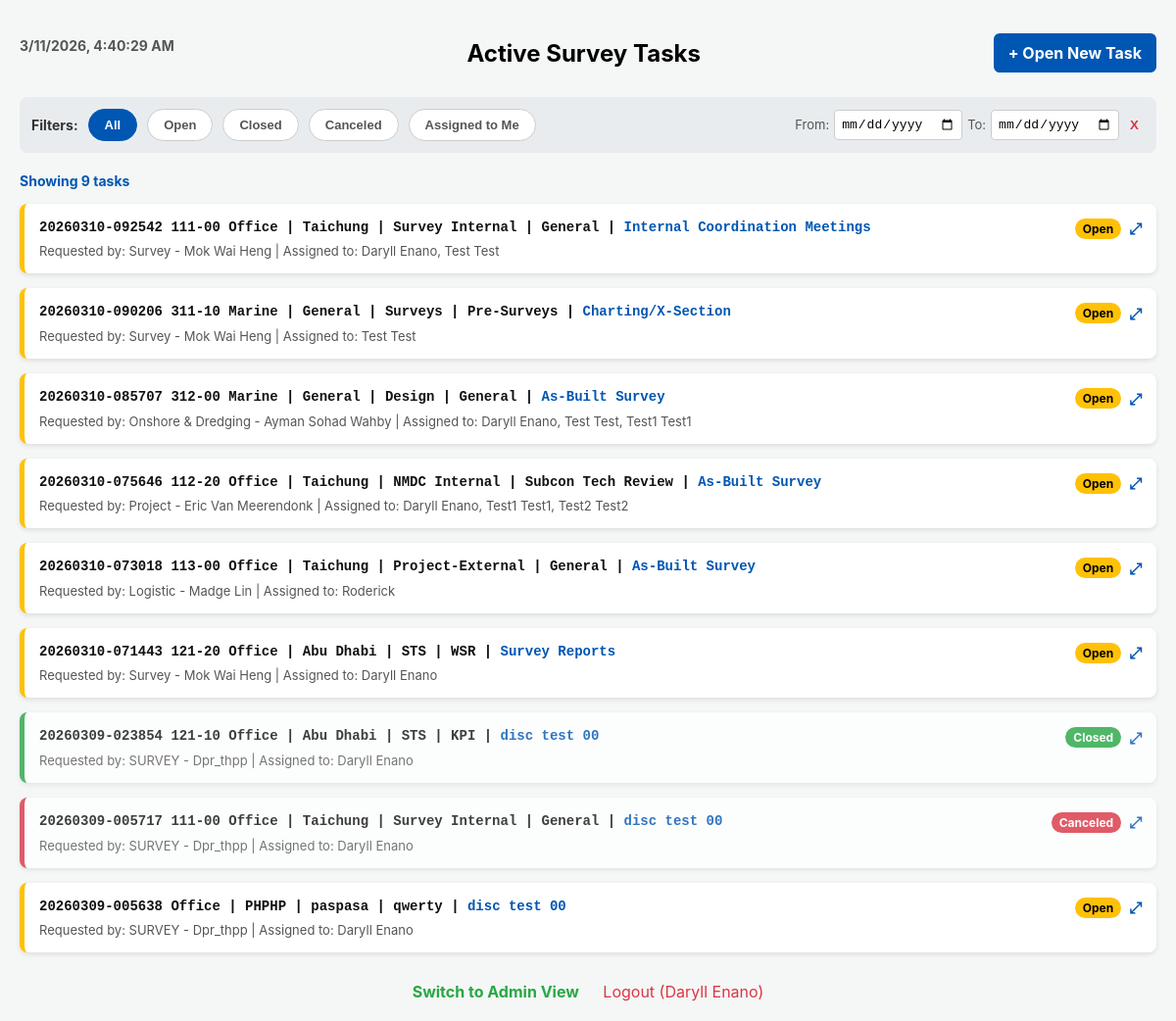
Screenshot of / (signed in) with the database file from the repository.
### app.py (models this page shows)
class SurveyTask(db.Model):
    id = db.Column(db.Integer, primary_key=True)
    surveyor_name = db.Column(db.String(100), nullable=False)
    assigned_to = db.Column(db.String(100), nullable=True)
    requestor = db.Column(db.String(100), nullable=True)
    task_category = db.Column(db.String(100), nullable=True)
    instrument = db.Column(db.String(100), nullable=True)
    action_required = db.Column(db.String(100), nullable=True)
    area = db.Column(db.String(100), nullable=False)
    location = db.Column(db.String(100), nullable=True)
    sub_location = db.Column(db.String(100), nullable=True)
    work_scope = db.Column(db.String(100), nullable=False)
    remarks = db.Column(db.Text, nullable=True)
    deliverable_link = db.Column(db.String(500), nullable=True)
    reference_links = db.Column(db.Text, nullable=True)
    status = db.Column(db.String(20), default="Open")
    start_time = db.Column(db.DateTime, default=datetime.utcnow)
    end_time = db.Column(db.DateTime, nullable=True)

class User(UserMixin, db.Model):
    id = db.Column(db.Integer, primary_key=True)
    email = db.Column(db.String(120), unique=True, nullable=False)
    name = db.Column(db.String(100), nullable=False)
    password_hash = db.Column(db.String(256), nullable=False)

### app.py (the view)
@app.route('/')
@login_required
def dashboard():
    session['dashboard_view'] = 'user'
    all_tasks = SurveyTask.query.order_by(SurveyTask.start_time.desc()).all()
    is_admin = current_user.email in ADMIN_EMAILS
    return render_template('dashboard.html', name=current_user.name, tasks=all_tasks, is_admin=is_admin)

### app.py (called while the page is built)
@login_manager.user_loader
def load_user(user_id):
    return User.query.get(int(user_id))

### templates/dashboard.html (shortened to what this page needs)
<!DOCTYPE html>
<html lang="en">
<head>
</head>
<body>
    <div class="header">
        <div id="liveClock" style="font-size: 14px; color: #555; font-weight: bold; margin-bottom: 15px;">Loading time...</div>
        <h2>Active Survey Tasks</h2>
        <a href="/new_task" class="btn-new">+ Open New Task</a>
    </div>
    <div class="filter-bar">
        <strong style="font-size: 14px; color: #333;">Filters:</strong>
        <button class="btn-filter" id="btnAll" onclick="toggleStatus('All')">All</button>
        <button class="btn-filter" id="btnOpen" onclick="toggleStatus('Open')">Open</button>
        <button class="btn-filter" id="btnClosed" onclick="toggleStatus('Closed')">Closed</button>
        <button class="btn-filter" id="btnCanceled" onclick="toggleStatus('Canceled')">Canceled</button>
        <button class="btn-filter" id="btnMine" onclick="toggleMine()">Assigned to Me</button>
        <div style="margin-left: auto; display: flex; align-items: center; gap: 5px;">
            <span style="font-size: 13px; color: #555;">From:</span>
            <input type="date" id="dateStart" class="date-input" onchange="applyFilters()">
            <span style="font-size: 13px; color: #555;">To:</span>
            <input type="date" id="dateEnd" class="date-input" onchange="applyFilters()">
            <button onclick="clearDates()" style="background: none; border: none; color: #dc3545; cursor: pointer; font-weight: bold;" title="Clear Dates">X</button>
        </div>
    </div>
    <div id="taskCountDisplay" style="font-size: 14px; font-weight: bold; color: #0056b3; margin-bottom: 15px;">Loading task count...</div>
    <div id="taskContainer">
        {% for task in tasks %}
        {% set area_clean = task.area.split('_', 1)[-1].replace('_', ' ') if task.area and '_' in task.area else task.area %}
        {% set loc_clean = task.location.split('_', 1)[-1].replace('_', ' ') if task.location and task.location != 'N/A' and '_' in task.location else (task.location if task.location and task.location != 'N/A' else '') %}
        {% set sub_clean = task.sub_location.split('_', 1)[-1].replace('_', ' ') if task.sub_location and task.sub_location != 'N/A' and '_' in task.sub_location else (task.sub_location if task.sub_location and task.sub_location != 'N/A' else '') %}
        {% set scope_code = task.work_scope.split('_', 1)[0] if task.work_scope and '_' in task.work_scope else '' %}
        {% set scope_text = task.work_scope.split('_', 1)[-1].replace('_', ' ') if task.work_scope and '_' in task.work_scope else task.work_scope %}
        <div class="task-card"
             data-id="{{ task.id }}"
             data-status="{{ task.status }}"
             data-date="{{ task.start_time.strftime('%Y-%m-%d') }}"
             data-assigned="{{ task.assigned_to }}"
             data-mine="{% if name == task.assigned_to or name == task.surveyor_name %}true{% else %}false{% endif %}"
             data-creator="{{ task.surveyor_name }}"
             data-task-str="{{ task.start_time.strftime('%Y%m%d-%H%M%S') if task.start_time else 'UNKNOWN-'~task.id }}"
             data-path="📁 {{ area_clean }} {% if loc_clean %}➔ {{ loc_clean }}{% endif %} {% if sub_clean %}➔ {{ sub_clean }}{% endif %} ➔ {{ scope_text }}"
             data-remarks="{{ task.remarks or '' }}"
             data-links="{{ task.reference_links or '' }}"
             data-deliverable="{{ task.deliverable_link or '' }}"
             data-req="{{ task.requestor or '' }}"
             data-cat="{{ task.task_category or '' }}"
             data-disc="{{ task.action_required or '' }}"
             data-inst="{{ task.instrument or '' }}"
             data-start="{{ task.start_time.strftime('%Y-%m-%d %H:%M') if task.start_time else '' }}"
             data-end="{{ task.end_time.strftime('%Y-%m-%d %H:%M') if task.end_time else 'Pending' }}">
            <div class="task-header" onclick="openTaskModal(this.parentElement)">
                <div style="flex: 1;">
                    <div class="task-line-1">
                        {{ task.start_time.strftime('%Y%m%d-%H%M%S') if task.start_time else 'UNKNOWN-'~task.id }}
                        {% if scope_code %}{{ scope_code }} {% endif %}
                        {{ area_clean }}
                        {% if loc_clean %} | {{ loc_clean }}{% endif %}
                        {% if sub_clean %} | {{ sub_clean }}{% endif %}
                        {% if scope_text %} | {{ scope_text }}{% endif %}
                        {% if task.action_required %} | <span style="color: #0056b3;">{{ task.action_required }}</span>{% endif %}
                    </div>
                    <div class="task-line-2">
                        Requested by: {{ task.requestor }} | Assigned to: {{ task.assigned_to }}
                    </div>
                </div>
                <div style="display: flex; align-items: center; gap: 8px;">
                    <span class="status-badge badge-{{ task.status }}">{{ task.status }}</span>
                    <span style="font-size: 16px; color: #0056b3; font-weight: bold;" title="View Details">⤢</span>
                </div>
            </div>
        </div>
        {% endfor %}
    </div>
    <div style="text-align: center; margin-top: 30px;">
        {% if is_admin %}
        <a href="/admin_dashboard" style="color: #28a745; font-weight: bold; text-decoration: none; margin-right: 20px;">Switch to Admin View</a>
        {% endif %}
        <a href="/logout" style="color: #dc3545; text-decoration: none;">Logout ({{ name }})</a>
    </div>
</body>
</html>

### templates/dashboard.html (style rules this page uses)
body { font-family: -apple-system, BlinkMacSystemFont, Arial, sans-serif; background-color: #f4f7f6; padding: 20px; margin: 0; }
.header { display: flex; justify-content: space-between; align-items: center; margin-bottom: 10px; flex-wrap: wrap; gap: 10px; }
.btn-new { background-color: #0056b3; color: white; padding: 10px 15px; text-decoration: none; border-radius: 6px; font-weight: bold; }
.filter-bar { display: flex; gap: 10px; margin-bottom: 20px; flex-wrap: wrap; background: #e9ecef; padding: 12px; border-radius: 8px; align-items: center; }
.btn-filter { background: white; color: #555; border: 1px solid #ccc; padding: 8px 16px; border-radius: 20px; cursor: pointer; font-size: 13px; font-weight: bold; transition: all 0.2s; }
.btn-filter.active { background: #0056b3; color: white; border-color: #0056b3; }
.date-input { padding: 6px; border: 1px solid #ccc; border-radius: 4px; font-size: 13px; }
.task-card { background: white; padding: 15px; border-radius: 8px; box-shadow: 0 2px 5px rgba(0,0,0,0.1); margin-bottom: 15px; border-left: 5px solid #ffc107; transition: all 0.2s; }
.task-card[data-status="Closed"] { border-left-color: #28a745; opacity: 0.8; }
.task-card[data-status="Canceled"] { border-left-color: #dc3545; opacity: 0.8; }
.task-header { display: flex; justify-content: space-between; align-items: flex-start; gap: 10px; cursor: pointer; }
.task-line-1 { font-family: monospace; font-size: 14px; color: #111; font-weight: bold; margin-bottom: 6px; line-height: 1.4; }
.task-line-2 { font-size: 13px; color: #555; }
.status-badge { font-size: 12px; padding: 3px 8px; border-radius: 12px; color: white; font-weight: bold; white-space: nowrap; }
.badge-Open { background: #ffc107; color: black; }
.badge-Closed { background: #28a745; }
.badge-Canceled { background: #dc3545; }

### rows the page displays
SurveyTask: start_time "20260310-092542", scope_code "111-00", area_clean "Office", loc_clean "Taichung", sub_clean "Survey Internal", scope_text "General", action_required "Internal Coordination Meetings", requestor "Survey - Mok Wai Heng", assigned_to "Daryll Enano, Test Test", status "Open"
SurveyTask: start_time "20260310-090206", scope_code "311-10", area_clean "Marine", loc_clean "General", sub_clean "Surveys", scope_text "Pre-Surveys", action_required "Charting/X-Section", requestor "Survey - Mok Wai Heng", assigned_to "Test Test", status "Open"
SurveyTask: start_time "20260310-085707", scope_code "312-00", area_clean "Marine", loc_clean "General", sub_clean "Design", scope_text "General", action_required "As-Built Survey", requestor "Onshore & Dredging - Ayman Sohad Wahby", assigned_to "Daryll Enano, Test Test, Test1 Test1", status "Open"
SurveyTask: start_time "20260310-075646", scope_code "112-20", area_clean "Office", loc_clean "Taichung", sub_clean "NMDC Internal", scope_text "Subcon Tech Review", action_required "As-Built Survey", requestor "Project - Eric Van Meerendonk", assigned_to "Daryll Enano, Test1 Test1, Test2 Test2", status "Open"
SurveyTask: start_time "20260310-073018", scope_code "113-00", area_clean "Office", loc_clean "Taichung", sub_clean "Project-External", scope_text "General", action_required "As-Built Survey", requestor "Logistic - Madge Lin", assigned_to "Roderick", status "Open"
SurveyTask: start_time "20260310-071443", scope_code "121-20", area_clean "Office", loc_clean "Abu Dhabi", sub_clean "STS", scope_text "WSR", action_required "Survey Reports", requestor "Survey - Mok Wai Heng", assigned_to "Daryll Enano", status "Open"
SurveyTask: start_time "20260309-023854", scope_code "121-10", area_clean "Office", loc_clean "Abu Dhabi", sub_clean "STS", scope_text "KPI", action_required "disc test 00", requestor "SURVEY - Dpr_thpp", assigned_to "Daryll Enano", status "Closed"
SurveyTask: start_time "20260309-005717", scope_code "111-00", area_clean "Office", loc_clean "Taichung", sub_clean "Survey Internal", scope_text "General", action_required "disc test 00", requestor "SURVEY - Dpr_thpp", assigned_to "Daryll Enano", status "Canceled"
SurveyTask: start_time "20260309-005638", area_clean "Office", location "PHPHP", sub_location "paspasa", work_scope "qwerty", action_required "disc test 00", requestor "SURVEY - Dpr_thpp", assigned_to "Daryll Enano", status "Open"
User: name "Daryll Enano"
